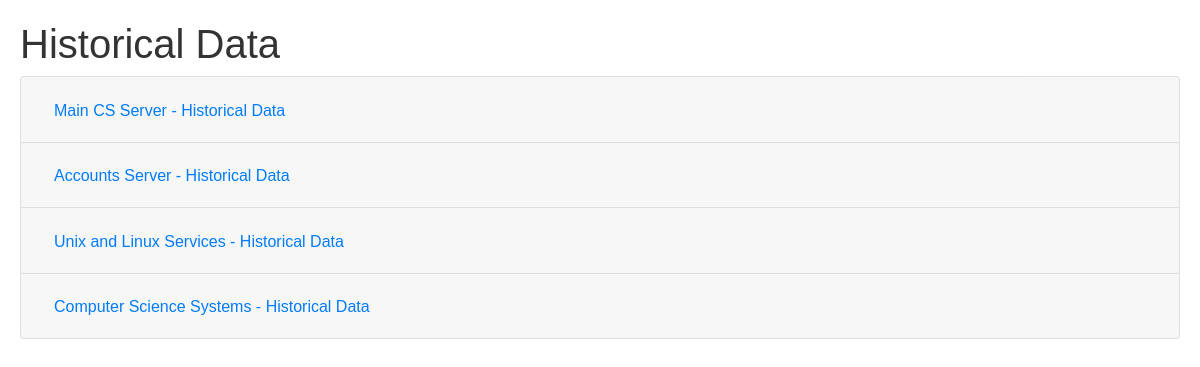
Before: /historical with the older database file.
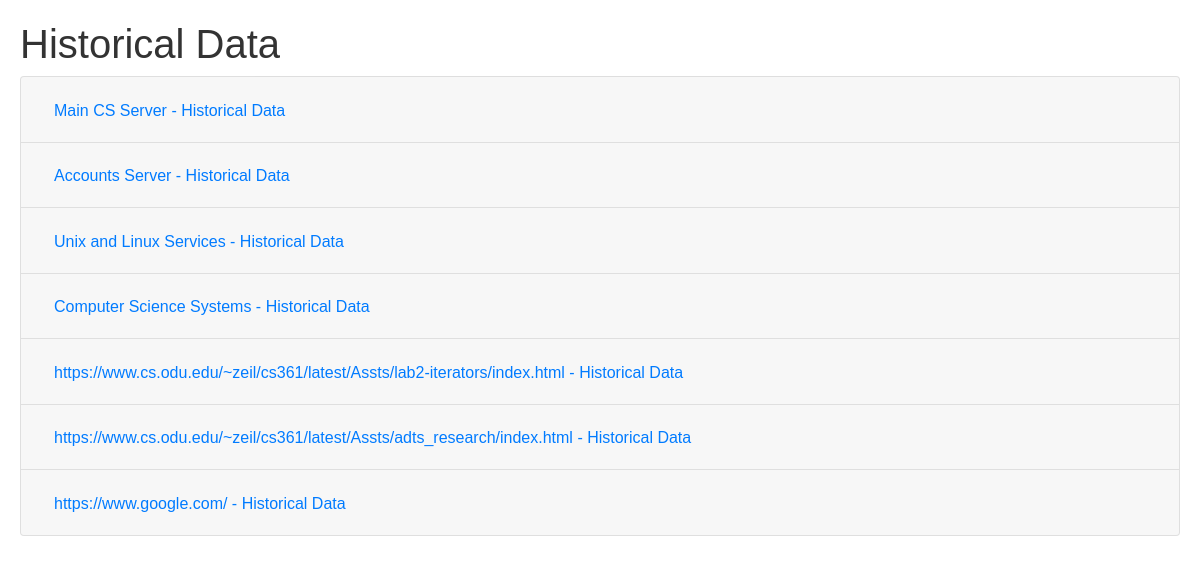
After: the same page with the newer database file.
### tables this page shows
CREATE TABLE urls (
                            id INTEGER PRIMARY KEY AUTOINCREMENT,
                            url TEXT UNIQUE
                          );

### app.py (the view)
@app.route('/historical')
def historical():
    historical_data = {}
    with sqlite3.connect(DATABASE) as conn:
        cursor = conn.cursor()
        for name, url in servers.items():
            cursor.execute('''SELECT status, last_checked
                              FROM server_status
                              WHERE server_name = ?
                              ORDER BY last_checked DESC''', (url,))
            data = cursor.fetchall()
            historical_data[name] = [{"status": bool(row[0]), "last_checked": row[1]} for row in data]
        cursor.execute('SELECT url FROM urls')
        dynamic_urls = cursor.fetchall()
        for (url,) in dynamic_urls:
            cursor.execute('''SELECT status, last_checked
                              FROM server_status
                              WHERE server_name = ?
                              ORDER BY last_checked DESC''', (url,))
            data = cursor.fetchall()
            historical_data[url] = [{"status": bool(row[0]), "last_checked": row[1]} for row in data]
    return render_template('historical.html', historical_data=historical_data)

### templates/historical.html (shortened to what this page needs)
<!DOCTYPE html>
<html>
<head>
    <link rel="stylesheet" href="https://maxcdn.bootstrapcdn.com/bootstrap/4.5.2/css/bootstrap.min.css">
</head>
<body>
    <h1>Historical Data</h1>
    <div class="accordion" id="historicalAccordion">
        {% for server, data in historical_data.items() %}
            <div class="card">
                <div class="card-header" id="heading{{ loop.index }}">
                    <h2 class="mb-0">
                        <button class="btn btn-link" type="button" data-toggle="collapse" data-target="#collapse{{ loop.index }}" aria-expanded="true" aria-controls="collapse{{ loop.index }}">
                            {{ server }} - Historical Data
                        </button>
                    </h2>
                </div>
            </div>
        {% endfor %}
    </div>
</body>
</html>

### templates/historical.html (style rules this page uses)
body { font-family: Arial, sans-serif; margin: 20px; }
h1 { color: #333; }
.card-header { cursor: pointer; }

Changed rows visible on the page:
added urls: url "https://www.cs.odu.edu/~zeil/cs361/latest/Assts/lab2-iterators/index.html"
added urls: url "https://www.cs.odu.edu/~zeil/cs361/latest/Assts/adts_research/index.html"
added urls: url "https://www.google.com/"
